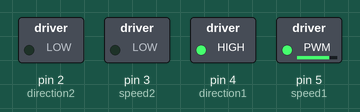
This sketch was run on a simulated Arduino Uno, built with avr-gcc and run on an emulated ATmega328P. Parts: switched loads named in the sketch (green lamp = pin HIGH).

Above: at 0.1 s.
Timing chart, 0 to 1.6 s (numbered marks = the images above):
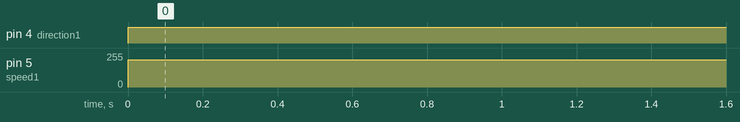

The sketch:

_0900_-_DC_motor_with_L293.ino
```cpp
/*  0900 - simple DC motor control with the L298N controller IC
 *
 * This sketch shows you how to control tho small 5V DC motors using the L298N controller
 * breakout.
 *
 * The sketch speeds up the motors in three steps towards one direction,
 * and then does the same in the other direction.
 *
 *
 * Components
 * ----------
 *  - Arduino Uno
 *  - a L298N motor controller breakout
 *  - two small 5V DC motors (you can play with only one motor by commenting out the instructions for motor 2)
 *
 *  Libraries
 *  ---------
 *  None
 *
 * Connections
 * -----------
 *
 * Arduino   |   L298N
 * ---------------------
 *   GND     |   GND
 *   5       |   IN1
 *   4       |   IN2
 *           |   OUT1  --> Motor 1 wire 1
 *           |   OUT2  --> Motor 1 wire 2
 *           |   OUT3  --> Motor 2 wire 1
 *           |   OUT4  --> Motor 2 wire 2
 *           |   +12V  --> 5V power supply
 *           |   GND   --> GND power supply
 *
 * More information
 * ----------------
 * L298N datasheet: http://www.ti.com/lit/ds/symlink/l293.pdf
 *
 *  Created on May 28 2017 by Peter Dalmaris
 *
 */

int speed1     = 5; //Controls speed (PWM) for motor 1
int direction1 = 4; //Controls direction for motor 1
int speed2     = 3; //Controls speed (PWM) for motor 2
int direction2 = 2; //Controls direction for motor 2

bool direction = HIGH;  // Start the motor by moving it towards one direction. Whether it is
                        // clockwise or anticlockwise depends on how you have connected the
                        // motor's coil.

void setup()
{
    pinMode(direction1, OUTPUT);
    pinMode(speed1, OUTPUT);
    pinMode(direction2, OUTPUT);
    pinMode(speed2, OUTPUT);
}

void loop()
{
    digitalWrite(direction1,direction);   // Direction control motor 1
//    digitalWrite(direction2,direction);   // Direction control motor 2
    analogWrite(speed1, 205);              // PWM Speed Control motor 1
//    analogWrite(speed2, 150);             // PWM Speed Control motor 2
//    delay(1000);
//    analogWrite(speed1, 100);             // PWM Speed Control motor 1
//    analogWrite(speed2, 200);             // PWM Speed Control motor 2
//    delay(1000);
//    analogWrite(speed1, 150);             // PWM Speed Control motor 1
//    analogWrite(speed2, 255);             // PWM Speed Control motor 2
//    delay(1000);
//
//    direction = !direction;               // Switch direction
//    analogWrite(speed1, 0);               // Stop motor 1 before starting again in the opposite direction
//    analogWrite(speed2, 0);               // Stop motor 2 before starting again in the opposite direction
}
```

Measured:
- by itself, pin 4 (direction1): LOW → HIGH at 0.00 s
- by itself, pin 5 (speed1): 0/255 → 205/255 at 0.00 s
